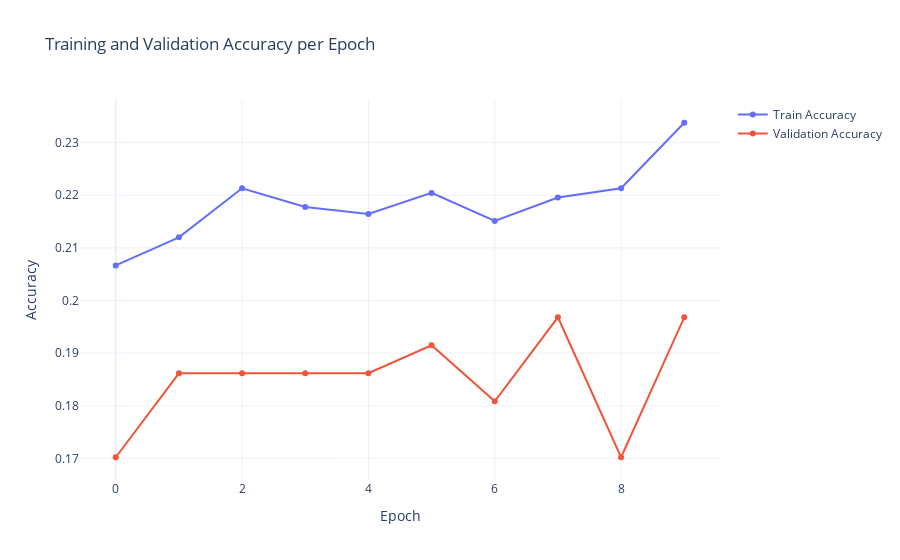

The notebook cell saved with this chart:
### Code cell
import pandas as pd
import plotly.graph_objects as go

# Check the keys in your history to confirm
print(history.history.keys())

# Create the figure
fig = go.Figure()

# Plot training accuracy
fig.add_trace(go.Scatter(
    y=history.history['accuracy'],
    mode='lines+markers',
    name='Train Accuracy'
))

# Plot validation accuracy
fig.add_trace(go.Scatter(
    y=history.history['val_accuracy'],
    mode='lines+markers',
    name='Validation Accuracy'
))

fig.update_layout(
    title='Training and Validation Accuracy per Epoch',
    xaxis_title='Epoch',
    yaxis_title='Accuracy',
    template='plotly_white'
)

fig.show()

### Figure 1 — Plotly figure (JSON) as saved in the notebook; plotly's stock layout.template omitted (floating-point values rounded to 4 significant figures)
{"data": [{"mode": "lines+markers", "name": "Train Accuracy", "y": [0.2067, 0.212, 0.2213, 0.2178, 0.2164, 0.2204, 0.2151, 0.2196, 0.2213, 0.2338], "type": "scatter"}, {"mode": "lines+markers", "name": "Validation Accuracy", "y": [0.1702, 0.1862, 0.1862, 0.1862, 0.1862, 0.1915, 0.1809, 0.1968, 0.1702, 0.1968], "type": "scatter"}], "layout": {"title": {"text": "Training and Validation Accuracy per Epoch"}, "xaxis": {"title": {"text": "Epoch"}}, "yaxis": {"title": {"text": "Accuracy"}}}}
